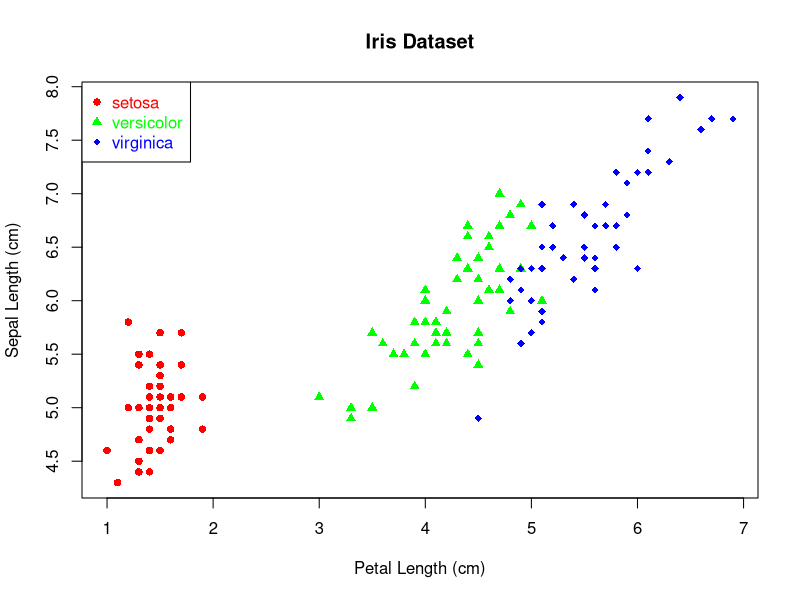

Recreate this plot in R.
## ---- chunk 1
library(datasets)
data(iris)
sprintf("Number of datapoints: %d", nrow(iris))
sprintf("Number of features: %d", ncol(iris))
sprintf("Number of classes: %d", length(unique(iris$Species)))
## ---- chunk 2
summary(iris)
sprintf("Sepal.Length Std.Dev.: %f", sd(iris$Sepal.Length))
sprintf("Sepal.Width Std.Dev.: %f", sd(iris$Sepal.Width))
sprintf("Petal.Length Std.Dev.: %f", sd(iris$Petal.Length))
sprintf("Petal.Width Std.Dev.: %f", sd(iris$Petal.Width))
## ---- chunk 3
plot(iris$Sepal.Length ~ iris$Petal.Length,
      xlab = "Petal Length (cm)",
      ylab = "Sepal Length (cm)",
      pch = c(16, 17, 18)[unclass(iris$Species)], 
      main = "Iris Dataset",
      col = c("red", "green","blue")[unclass(iris$Species)],
      data = iris)

legend("topleft", 
        legend = c("setosa", "versicolor", "virginica"), 
        text.col = c("red", "green","blue"),
        col = c("red", "green","blue"), 
        pch = c(16, 17, 18))

